Frame 1 (no input): blank canvas, image omitted
Frame 60 (the mouse pressed at the canvas centre just before this capture): blank canvas, image omitted
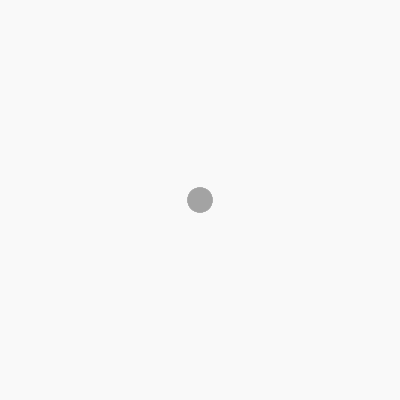
Frame 120 (the mouse held since frame 60 and released just before this capture)

The Processing sketch whose frames 1 and 60 were blank and that drew this single picture after the mouse press (run headless with seeded random() and noise(); from frame 60 on, the mouse is pressed at the canvas centre):

// Processing sketch: processing_60793
// ── processing_60793.pde

/*
 
 width
 height
 smooth
 mouseX
 random
 map
 
*/

color canvasColor = color(255,255,255,20);

void setup() {
  size(400, 400);
  print("das fenster ist " + width + "px breit"); //width ist die breite des fensters
  println(" und " + height + "px hoch");          //height ist die höhe des fensters
  smooth();                                       //kanten glätten
  noStroke();
}

void draw() {
  fill(canvasColor);
  rect(0,0,width,height);                         //background(canvasColor);
  
  int x = mouseX;                                 //füllt x mit dem horizontalen koordinatenwert der maus 
  int y = mouseY;                                 //füllt y mit dem vertikalen koordinatenwert der maus 
  int randomGrey = (int)random(0,255);            //randomGrey soll eine ganzzahl zwischen 0 und 255 sein
  float ellipseSize = map(mouseX,0,width,0,50);   //mouseX wird im verhältnis 0 - 400 zu 0 - 50 proportioniert
  
  fill(randomGrey);
  ellipse(x,y,ellipseSize,ellipseSize);
}
